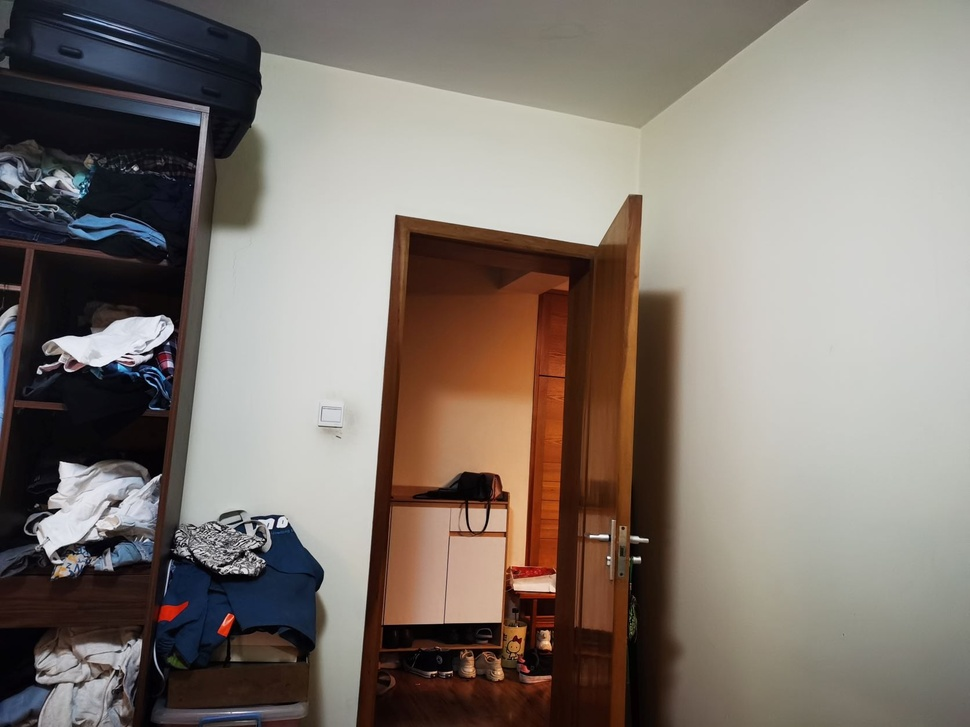
#> input picture 2_1.jpg, 970 x 727 px, shrunk from 1672 x 1254 before the run
$ python gp_test.py
#> lines starting #> are read from the running program, lines starting #| are printed output that depends on the picture; long printed decimals are rounded
import numpy as np
import math
import matplotlib.pyplot as plt
import cv2
import random

N = 3
S = N + 1
O = 5
k = 2 ** (1/N)
sigma0 = 1.52

sigmas = [[(k**s)*sigma0*(1<<o) for s in range(S)] for o in range(O)]

ori_img = cv2.imread('2_1.jpg')
#> ori_img is the input picture: shape (727, 970, 3); mean B, G, R 113.2, 120.6, 129.9
ori_img = cv2.cvtColor(ori_img, cv2.COLOR_BGR2GRAY)
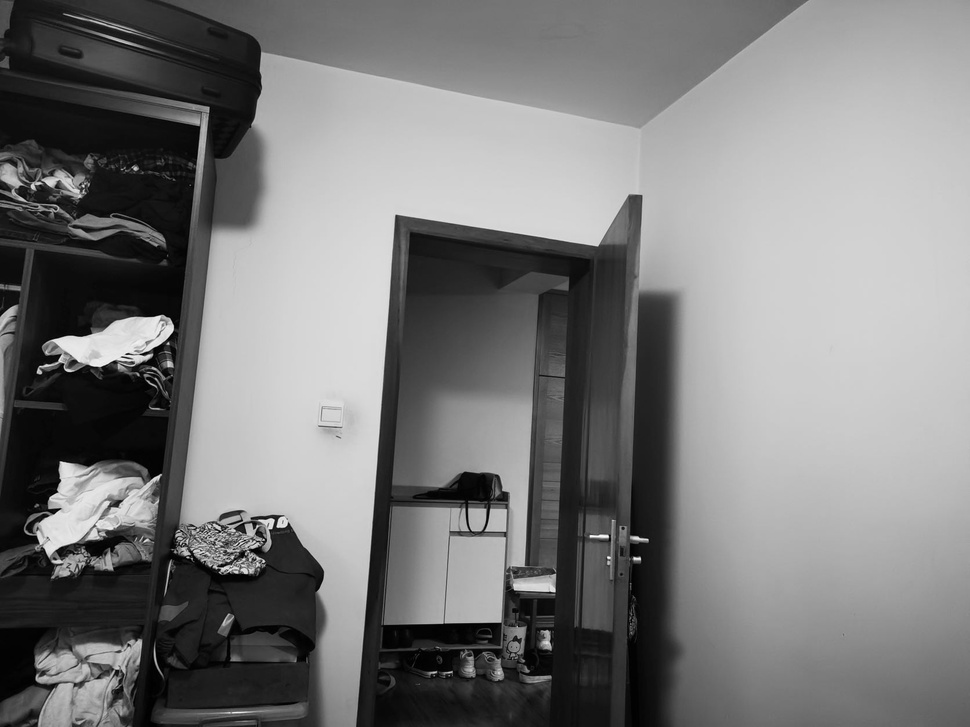
#> ori_img: shape (727, 970); min 0, max 252, mean 122.5

# ideal
pyr1 = []
for i in range(O):
    pyr1.append([])
    for j in range(S):
        _sigma = sigmas[i][j]
        _img = cv2.GaussianBlur(ori_img, (0,0), _sigma)
        stride = 2**i
        _img = _img[::stride, ::stride]
        pyr1[i].append(_img)
#> after the loop, pyr1 = 5 items

# downsample first
pyr2 = []
for i in range(O):
    pyr2.append([])
    stride = 2**i
    s_img = ori_img[::stride, ::stride]
    for j in range(S):
        _sigma = sigmas[i][j]
        _img = cv2.GaussianBlur(s_img, (0,0), _sigma)
        pyr2[i].append(_img)
#> this loop made 5 passes
#> pass 3, `s_img = ori_img[::stride, ::stride]`:
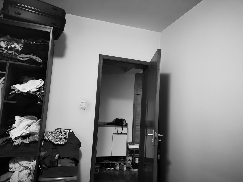
#> s_img: shape (182, 243); min 0, max 250, mean 122.5
#> after the loop:
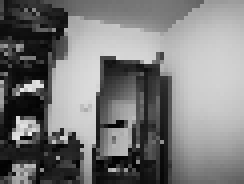
#> s_img: shape (46, 61) (shown 4 times larger); min 2, max 236, mean 121.6
#> after the loop, pyr2 = 5 items

# iterate1
pyr3 = []
for i in range(O):
    pyr3.append([])
    for j in range(S):
        if i == 0 and j == 0:
            _sigma = sigmas[i][j]
            _img = cv2.GaussianBlur(ori_img, (0,0), _sigma)
            pyr3[i].append(_img)
        elif j == 0:
            _img = pyr3[i-1][-1]
            _img = _img[::2, ::2]
            pyr3[i].append(_img)
        else:
            _sigma = math.sqrt(sigmas[i][j]**2 - sigmas[i][0]**2)
            _img = cv2.GaussianBlur(pyr3[i][0], (0,0), _sigma)
            pyr3[i].append(_img)
#> after the loop, pyr3 = 5 items

# iterate2
pyr4 = []
for i in range(O):
    pyr4.append([])
    for j in range(S):
        if i == 0 and j == 0:
            _sigma = sigmas[i][j]
            _img = cv2.GaussianBlur(ori_img, (0,0), _sigma)
            pyr4[i].append(_img)
        elif j == 0:
            _img = pyr4[i-1][-1]
            _img = _img[::2, ::2]
            pyr4[i].append(_img)
        else:
            _sigma = math.sqrt(sigmas[i][j]**2 - sigmas[i][j-1]**2)
            _img = cv2.GaussianBlur(pyr4[i][j-1], (0,0), _sigma)
            pyr4[i].append(_img)
#> after the loop, pyr4 = 5 items

# iterate3 (opencv)
pyr5 = []
for i in range(O):
    pyr5.append([])
    for j in range(S):
        if i == 0 and j == 0:
            _sigma = sigmas[i][j]
            _img = cv2.GaussianBlur(ori_img, (0,0), _sigma)
            pyr5[i].append(_img)
        elif j == 0:
            _img = pyr5[i-1][-1]
            _img = _img[::2, ::2]
            pyr5[i].append(_img)
        else:
            _sigma = math.sqrt(sigmas[0][j]**2 - sigmas[0][j-1]**2)
            _img = cv2.GaussianBlur(pyr5[i][j-1], (0,0), _sigma)
            pyr5[i].append(_img)
#> after the loop, pyr5 = 5 items


def difference(p1, p2, name):
#> called with name = 'downsample first'
    diff = 0
    n_pix = 0
    for i in range(O):
        for j in range(S):
            diff += np.sum(np.abs(p1[i][j] - p2[i][j]))
            n_pix += p1[i][j].size
#> after the loop, diff = 82996268; n_pix = 3759456
    print(f'{name}:', diff / n_pix)
#| downsample first: 22.077

difference(pyr1, pyr2, 'downsample first')
difference(pyr1, pyr3, 'iterate1')
#| iterate1: 20.890
difference(pyr1, pyr4, 'iterate2')
#| iterate2: 21.883
difference(pyr1, pyr5, 'iterate3 (opencv)')
#| iterate3 (opencv): 7.116

$ run again, with 2_2.jpg copied over 2_1.jpg
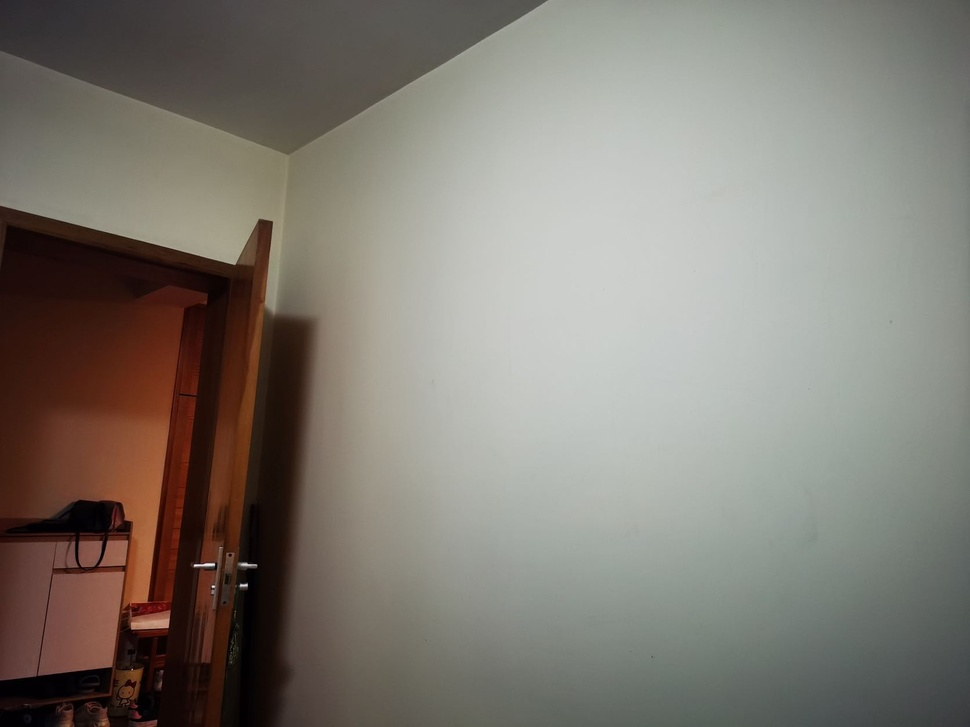
#> input picture 2_2.jpg, 970 x 727 px, shrunk from 1672 x 1254 before the run
#> ori_img is the input picture: shape (727, 970, 3); mean B, G, R 115.4, 123.6, 128.8
#> `ori_img = cv2.cvtColor(ori_img, cv2.COLOR_BGR2GRAY)`:
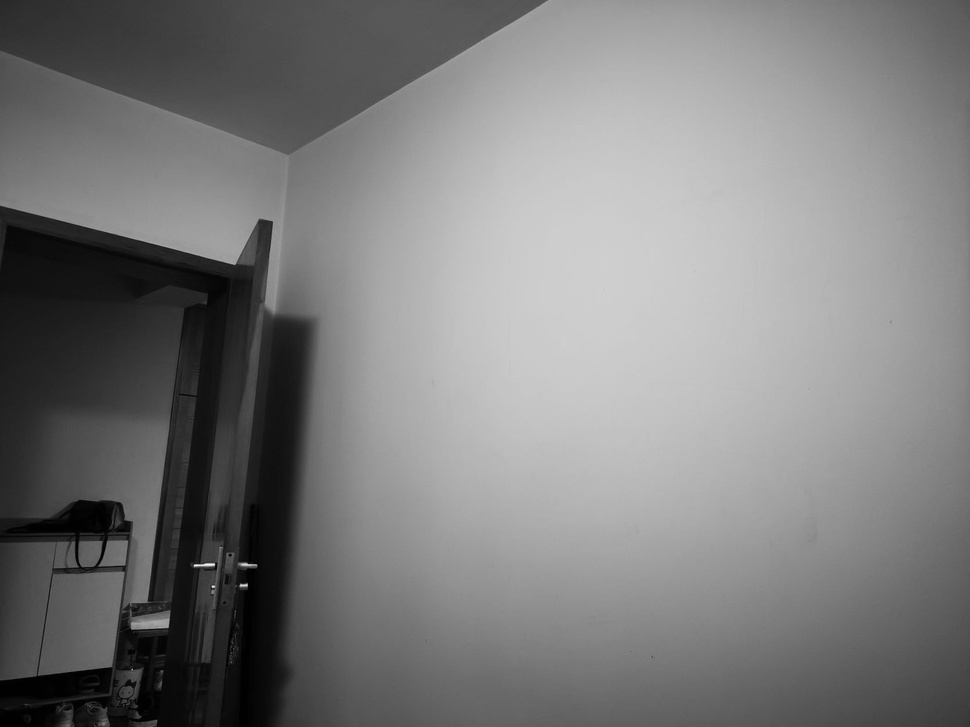
#> ori_img: shape (727, 970); min 0, max 248, mean 124.2
#> after the loop `for i in range(O):`: pyr1 = 5 items
#> after the loop `for i in range(O):`:
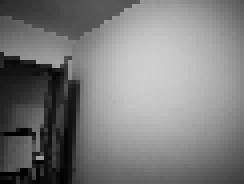
#> s_img: shape (46, 61) (shown 4 times larger); min 0, max 206, mean 123.4
#> after the loop in difference, `for i in range(O):`: diff = 52096222; n_pix = 3759456
#| downsample first: 13.857
#| iterate1: 13.025
#| iterate2: 14.236
#| iterate3 (opencv): 5.958
